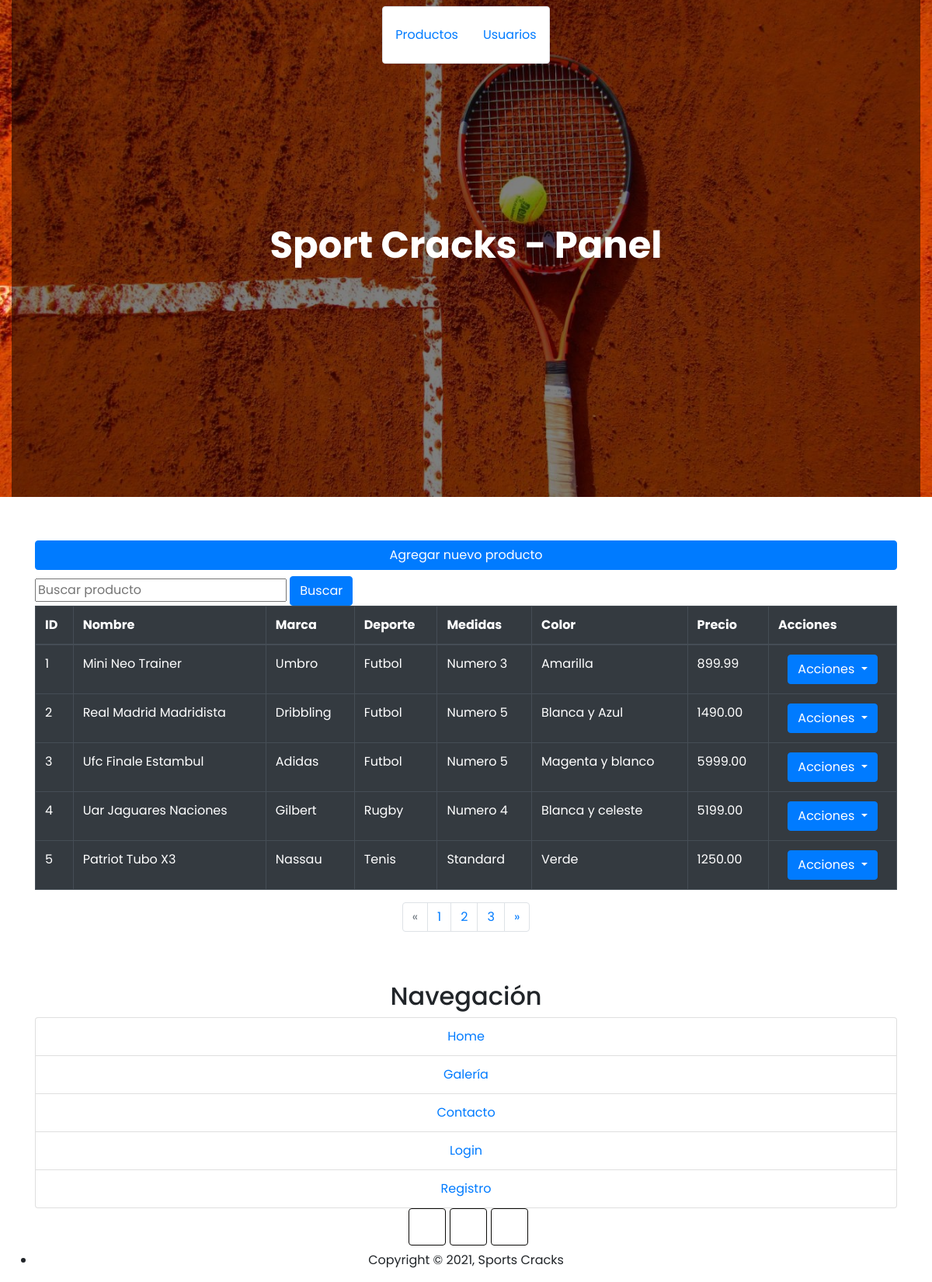
The app's page /panel/index.php (signed in) with its own data.
### tables this page shows
CREATE TABLE productos
(
	id_producto 	INT UNSIGNED AUTO_INCREMENT NOT NULL PRIMARY KEY,
	nombre 			VARCHAR(80) 		NOT NULL,
	marca			VARCHAR(20) 		NOT NULL,
	deporte			VARCHAR(20)			NOT NULL,
	medidas			VARCHAR(20)			NOT NULL,
	color		 	VARCHAR(30)			NOT NULL,
	img 			VARCHAR(45),
	precio			FLOAT(8, 2)			NOT NULL
);

### panel/secciones/productos.php (the view, shortened to what this page needs)
<?php
$cantidad_pp = 5;
$s_pagt = "SELECT COUNT(*) AS total FROM productos;";
$r_pagt = mysqli_query($cnx, $s_pagt);
$pagtotal = mysqli_fetch_assoc($r_pagt);
$pags_totales = ceil($pagtotal['total'] / $cantidad_pp);
$pag_actual = 1;
$pag_ant = $pag_actual - 1;
$pag_sig = $pag_actual + 1;
$inicio = ($cantidad_pp * $pag_actual) - $cantidad_pp;
$s_datos= "SELECT id_producto, nombre, marca, deporte, medidas, color, img, precio
FROM productos
LIMIT $inicio, $cantidad_pp";
$res_datos = mysqli_query($cnx, $s_datos);
?>
<section class="container my-5">
		<a href="index.php?seccion=alta_producto" class="col-12 btn btn-primary float-center my-2">Agregar nuevo producto</a>
		<form action="procesos/buscador.php" method="GET">
        <input type="text" class="text-black-50" name="busqueda" id="busqueda" placeholder="Buscar producto" value="<?= isset($_SESSION['busqueda']) ? $_SESSION['busqueda']['palabra'] : '' ?>">
        <button type="submit" class="btn btn-primary">Buscar</button>
    </form>
<table class="table table-bordered table-dark">
	<thead>
		<tr>
			<th>ID</th>
			<th>Nombre</th>
			<th>Marca</th>
			<th>Deporte</th>
			<th>Medidas</th>
			<th>Color</th>
			<th>Precio</th>
			<th>Acciones</th>
		</tr>
	</thead>
            <tbody>
            <?php
            if (isset($_SESSION['busqueda'])) {
                foreach ($_SESSION['busqueda']['resultados'] as $datos) {
                    ?>
		<tr>
			<td><?= $datos['id_producto'] ?></td>
			<td><?= $datos['nombre'] ?></td>
			<td><?= $datos['marca'] ?></td>
			<td><?= $datos['deporte'] ?></td>
			<td><?= $datos['medidas'] ?></td>
			<td><?= $datos['color'] ?></td>
			<td><?= $datos['precio'] ?></td>
			<td class="text-center">
				<div class="dropdown">
				    <button class="btn btn-primary dropdown-toggle" type="button"
				            id="<?=$datos['id_producto']?>" data-toggle="dropdown"
				            aria-haspopup="true"
				            aria-expanded="false">
				        Acciones
				    </button>
				    <div class="dropdown-menu text-center" aria-labelledby="<?=$datos['id_producto']?>">
				        <a class="btn btn-warning" href="index.php?seccion=alta_producto&id=<?= $datos['id_producto'] ?>">Editar</a>
				        <form action="procesos/baja_productos.php" method="POST"
				              class="dropdown-item">
				            <input type="hidden" name="id" value="<?= $datos['id_producto'] ?>">
				            <input type="submit" value="Eliminar" class="btn btn-danger">
				        </form>
				    </div>
				</div>
			</td>
		</tr>
                    <?php
                }
            } else {
		while ($datos = mysqli_fetch_assoc($res_datos)):
	?>
		<tr>
			<td><?= $datos['id_producto'] ?></td>
			<td><?= $datos['nombre'] ?></td>
			<td><?= $datos['marca'] ?></td>
			<td><?= $datos['deporte'] ?></td>
			<td><?= $datos['medidas'] ?></td>
			<td><?= $datos['color'] ?></td>
			<td><?= $datos['precio'] ?></td>
			<td class="text-center">
				<div class="dropdown">
				    <button class="btn btn-primary dropdown-toggle" type="button"
				            id="<?=$datos['id_producto']?>" data-toggle="dropdown"
				            aria-haspopup="true"
				            aria-expanded="false">
				        Acciones
				    </button>
				</div>
			</td>
		</tr>
	<?php
		endwhile;
	}
	?>
	</tbody>
</table>
<nav aria-label="Navegación de productos" class="d-flex col-12 justify-content-center">
	    <ul class="pagination">
	        <li class="page-item <?= $pag_ant < 1 ? 'disabled' : '' ?>">
	            <a class="page-link" href="index.php?seccion=eventos&pag=<?= $pag_ant ?>" aria-label="Anterior">
	                <span aria-hidden="true">&laquo;</span>
	            </a>
	        </li>
	        <?php
	        for ($i = 1; $i <= $pags_totales; $i++):
	            ?>
	            <li class="page-item"><a class="page-link" href="index.php?seccion=eventos&pag=<?= $i ?>"><?= $i ?></a></li>
	        <?php
	        endfor;
	        ?>
	        <li class="page-item <?= $pag_sig > $pags_totales ? 'disabled' : '' ?>">
	            <a class="page-link" href="index.php?seccion=eventos&pag=<?= $pag_sig ?>" aria-label="Siguiente">
	                <span aria-hidden="true">&raquo;</span>
	            </a>
	        </li>
	    </ul>
	</nav>
</section>

### recursos/css/estilos.css (style rules this page uses)
body, html { height: 100%; }

### records on screen
productos: id_producto "1", nombre "Mini Neo Trainer", marca "Umbro", deporte "Futbol", medidas "Numero 3", color "Amarilla", precio "899.99"
productos: id_producto "2", nombre "Real Madrid Madridista", marca "Dribbling", deporte "Futbol", medidas "Numero 5", color "Blanca y Azul", precio "1490.00"
productos: id_producto "3", nombre "Ufc Finale Estambul", marca "Adidas", deporte "Futbol", medidas "Numero 5", color "Magenta y blanco", precio "5999.00"
productos: id_producto "4", nombre "Uar Jaguares Naciones", marca "Gilbert", deporte "Rugby", medidas "Numero 4", color "Blanca y celeste", precio "5199.00"
productos: id_producto "5", nombre "Patriot Tubo X3", marca "Nassau", deporte "Tenis", medidas "Standard", color "Verde", precio "1250.00"

### other values on screen
$seccion "Productos"
$seccion "Usuarios"
